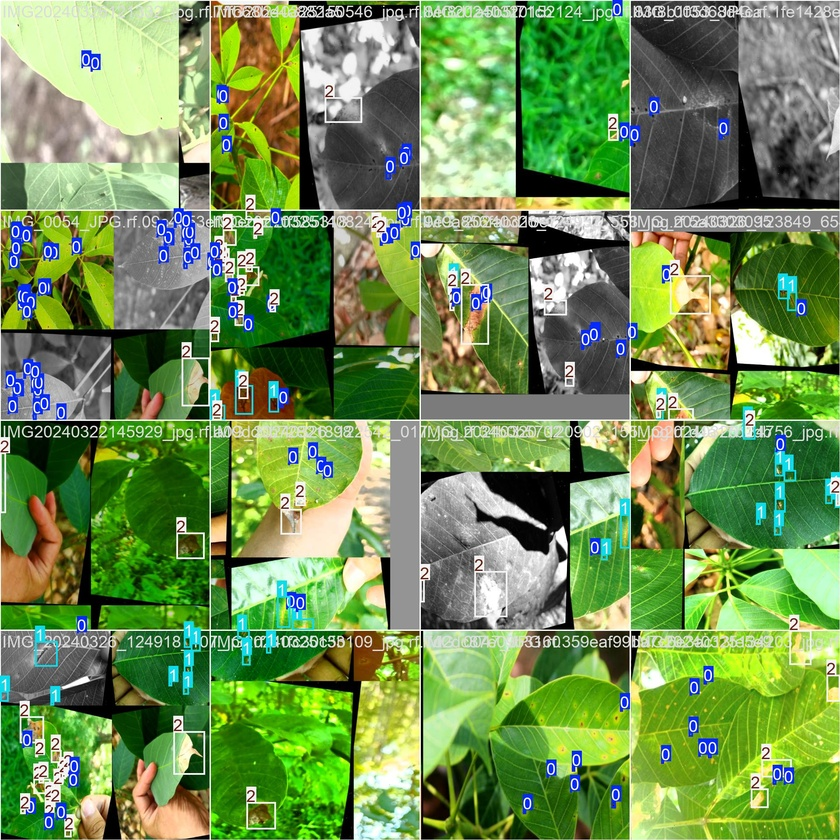
#> input picture backend/ai_service/models/rubber_tree_model/train_batch2.jpg, 840 x 840 px, shrunk from 1920 x 1920 before the run
$ python -i inference_leaf.py   (imports and definitions only)
#> lines starting #> are read from the running program, lines starting #| are printed output that depends on the picture; after the words box and inside, x2 and y2 are one past the last pixel; in counts of white or black regions, pixels touching at a corner belong together
#> further down, picture is the input picture: shape (840, 840, 3); mean B, G, R 83.5, 143.5, 111.3
import cv2
import numpy as np
import argparse
import os
import sys

# Try to import YOLO, handle failure gracefully
try:
    from ultralytics import YOLO
except ImportError as e:
    print(f"Error: Could not import ultralytics. Please install it using: pip install ultralytics")
    print(f"Details: {e}")
    sys.exit(1)
except Exception as e:
    print(f"Error initializing ultralytics: {e}")
    sys.exit(1)

def count_spots(img):
    """
    Counts dark spots on a leaf image using image processing.
    """
    if img is None:
        return 0, None

    # Convert to HSV color space
    hsv = cv2.cvtColor(img, cv2.COLOR_BGR2HSV)
#> hsv: shape (840, 840, 3); mean H, S, V 41.1, 129.4, 149.8

    # Pre-processing: Convert to grayscale
    gray = cv2.cvtColor(img, cv2.COLOR_BGR2GRAY)
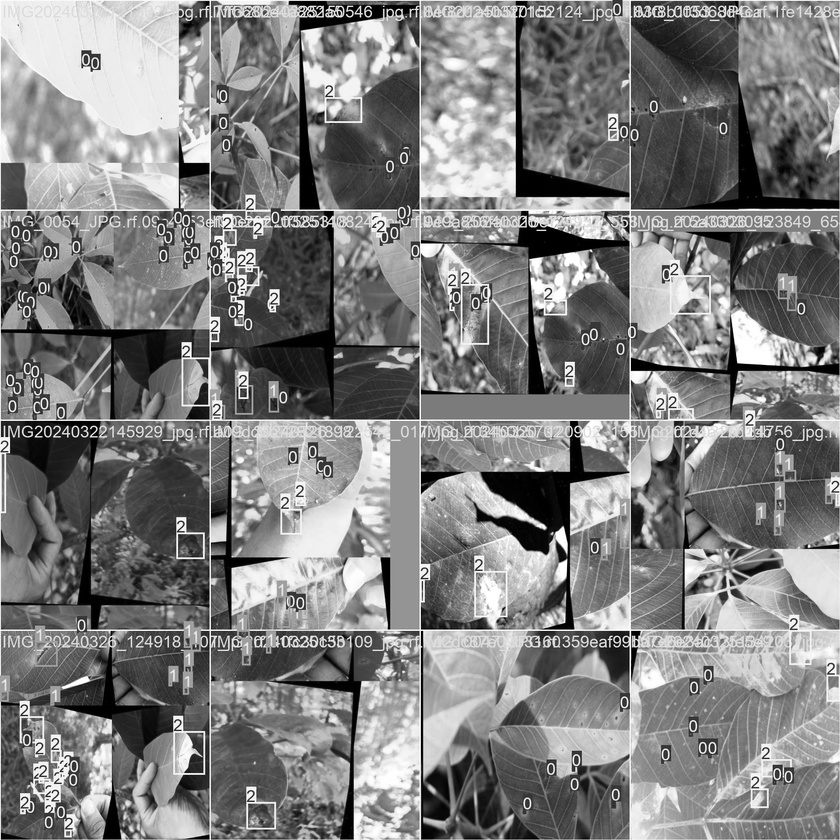
#> gray: shape (840, 840); min 0, max 255, mean 127.1

    # Invert so dark spots become bright
    gray_inv = cv2.bitwise_not(gray)
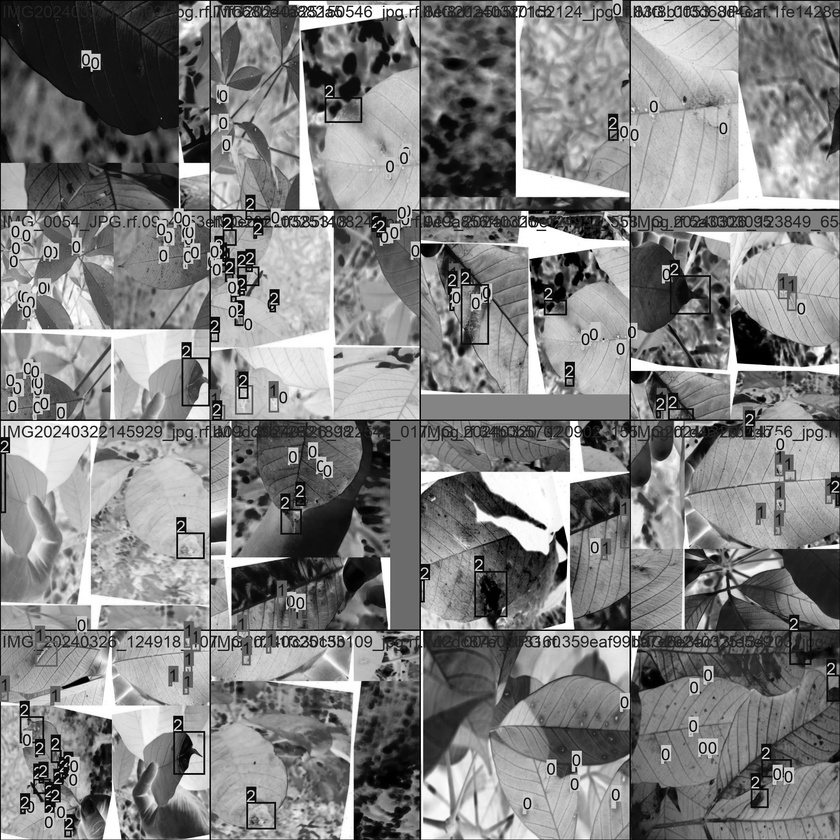
#> gray_inv: shape (840, 840); min 0, max 255, mean 127.9

    # Threshold to isolate the spots
    # We assume spots are significantly darker than the leaf
    # You may need to adjust the threshold value (200) based on lighting
    _, thresh = cv2.threshold(gray_inv, 200, 255, cv2.THRESH_BINARY)
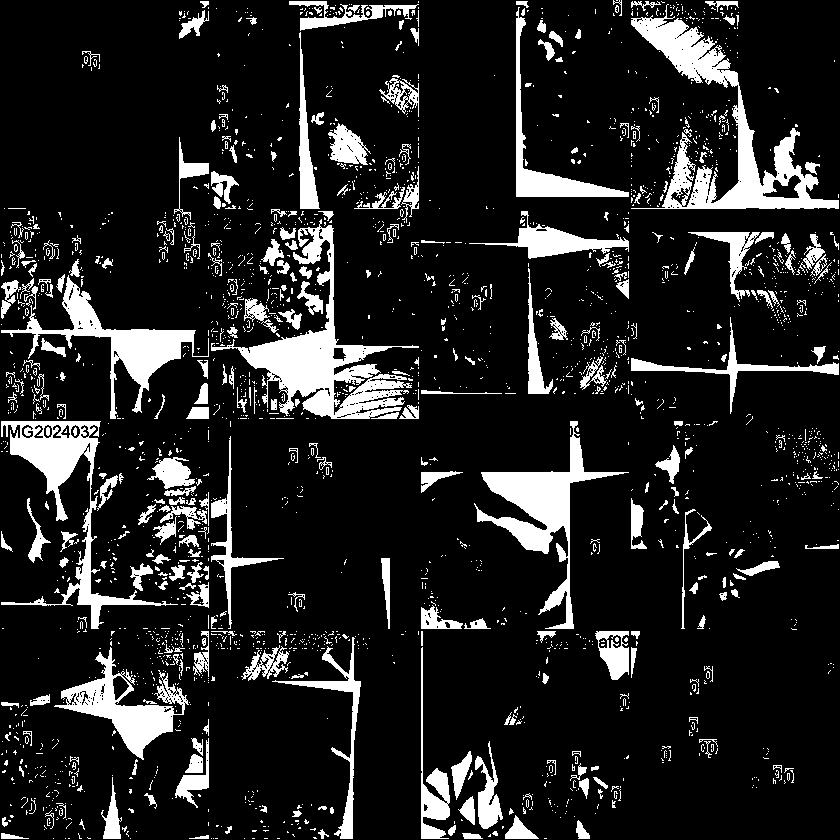
#> thresh: shape (840, 840); 13.6% white; 2435 white regions (2114 under 20 px)

    # Find contours
    contours, _ = cv2.findContours(thresh, cv2.RETR_EXTERNAL, cv2.CHAIN_APPROX_SIMPLE)
#> contours = 2424 contours, 2241 with area under 20; largest, box (x1, y1, x2, y2) and area: (631, 4, 839, 209) 9783, (211, 219, 419, 419) 8842, (474, 421, 629, 629) 5924, (1, 421, 178, 629) 5742, (1, 275, 209, 419) 4908

    # Filter small noise
    min_spot_area = 10
    spot_contours = [cnt for cnt in contours if cv2.contourArea(cnt) > min_spot_area]
#> spot_contours = 301 contours, 118 with area under 20; largest, box (x1, y1, x2, y2) and area: (631, 4, 839, 209) 9783, (211, 219, 419, 419) 8842, (474, 421, 629, 629) 5924, (1, 421, 178, 629) 5742, (1, 275, 209, 419) 4908

    # Draw contours on image for visualization
    vis_img = img.copy()
    cv2.drawContours(vis_img, spot_contours, -1, (0, 0, 255), 2)
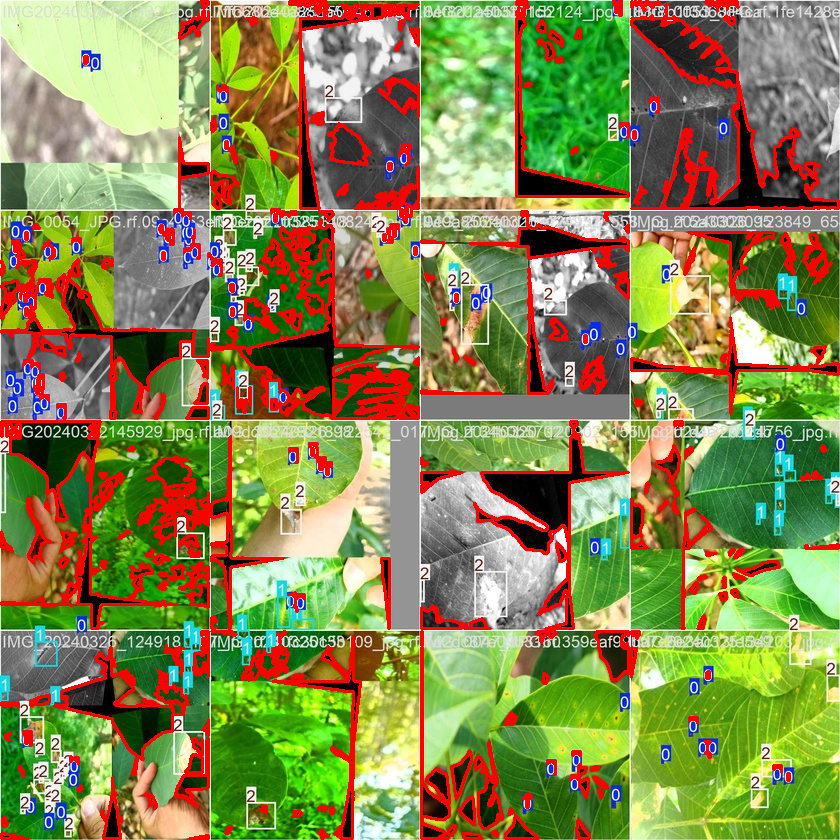
#> vis_img: shape (840, 840, 3); 11.38% of pixels changed, all inside (x1, y1, x2, y2) = (0, 0, 840, 840)

    return len(spot_contours), vis_img

# [89 lines left out: functions process_image, run_webcam, not called in this run]

# [31 lines not run here, left out]

>>> import cv2
>>> picture = cv2.imread('models/rubber_tree_model/train_batch2.jpg')
>>> result = count_spots(picture)
